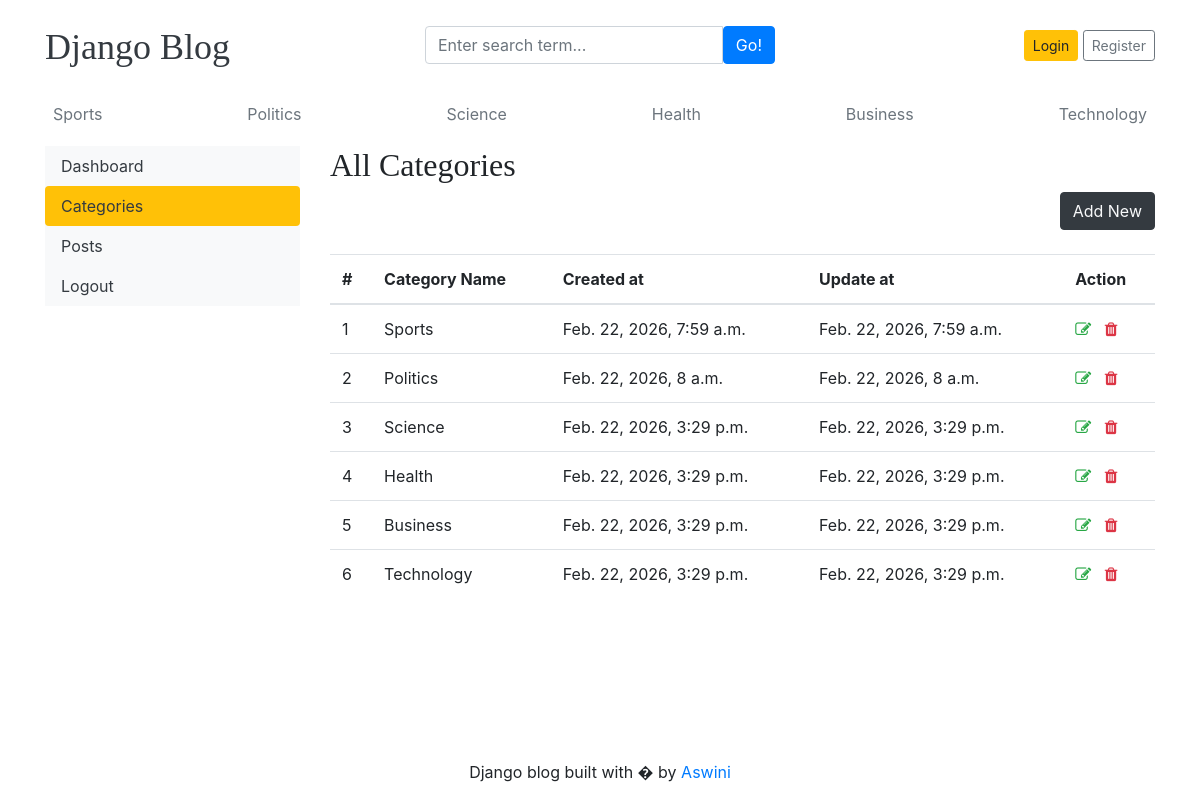
/dashboards/categories/, run on the app's committed database.
### blogs/models.py (models this page shows)
class Category(models.Model):
    category_name=models.CharField(max_length=50,unique=True)
    created_at=models.DateTimeField(auto_now_add=True)
    updated_at=models.DateTimeField(auto_now=True)
    class Meta:
        verbose_name_plural= 'categories'
    def __str__(self):
        return self.category_name

### dashboards/views.py (the view)
# urls.py: path('categories/',views.categories,name='categories'),
def categories(request):
    return render(request,'dashboard/categories.html')

### blogs/context_processors.py (called while the page is built)
def get_categories(request):
    categories=Category.objects.all()
    return dict(categories=categories)

def get_social_links(requets):
    social_links=SocialLink.objects.all()
    return dict(social_links=social_links)

### templates/dashboard/categories.html (shortened to what this page needs)
{% extends 'base.html' %}
{% block content %}
<div class="row">
{% include 'dashboard/sidebar.html' %}
<div class="col-md-9">
  <h2>All Categories</h2>
  <a href="{% url 'add_category' %}" class="btn btn-dark text-light float-right mb-4">Add New</a>
<table class="table table-hover">
  <thead>
    <tr>
      <th >#</th>
      <th >Category Name</th>
      <th >Created at</th>
      <th >Update at</th>
      <th>Action</th>
    </tr>
  </thead>
  <tbody>
    {% for cat in categories %}
    <tr>
      <td >{{forloop.counter}}</td>
      <td >{{cat}}</td>
      <td >{{cat.created_at}}</td>
      <td >{{cat.updated_at}}</td>
      <td>
        <a href="{% url 'edit_category' cat.id%}"><i class="fa fa-edit text-success"></i></a>
      <a href="{% url 'delete_category' cat.id %}"><i class="fa fa-trash text-danger"></i></a>
    </td>
    </tr>
    {% endfor %}
  </tbody>
</table>
</div>
</div>
{% endblock %}

### templates/base.html (shortened to what this page needs)
{% load static %}
<!DOCTYPE html>
<html lang="en">
<head>
    <link href="https://getbootstrap.com/docs/4.0/dist/css/bootstrap.min.css" rel="stylesheet">
    <link href="{% static 'css/blog.css' %}" rel="stylesheet">
    <link rel="stylesheet" href="https://cdnjs.cloudflare.com/ajax/libs/font-awesome/4.7.0/css/font-awesome.min.css">
  </head>
<body>
    <div class="container">
      <header class="blog-header py-3">
        <div class="row flex-nowrap justify-content-between align-items-center">
          <div class="col-4 pt-1">
            <a class="blog-header-logo text-dark" href="/">Django Blog</a>
          </div>
          <div class="col-4">
            <form action="{% url 'search' %}" method="GET">
          <div class="input-group">
                        <input class="form-control" type="text" name="keyword" value="{{keyword}}"    placeholder="Enter search term..." aria-label="Enter search term..." aria-describedby="button-search" />
                        <button  type="submit" class="btn btn-primary" id="button-search" type="button">Go!</button>
            </div>
            </form>
          </div>
          <div class="col-4 d-flex justify-content-end align-items-center">
            {% if not user.is_authenticated  %}
            <a class="btn btn-sm btn-warning" href="{% url 'login' %}">Login</a> &nbsp;
            <a class="btn btn-sm btn-outline-secondary" href="{% url 'register' %}">Register</a>
            {% else %}
            <span><a href="{% url 'dashboard' %}" class="text-dark">Dashboard</a></span>
            &emsp;
            <span><a href="{% url 'logout' %}">Logout</a></span>
            {% endif %}
          </div>
        </div>
      </header>
       <div class="nav-scroller py-1 mb-2">
        <nav class="nav d-flex justify-content-between">
          {% for cat in categories %}
          <a class="p-2 text-muted" href="{% url 'posts_by_category' cat.id %}">{{cat.category_name}}</a>
          {% endfor %}
        </nav>
      </div>
{% block content%}
{% endblock%}
 <footer class="blog-footer fixed-bottom">
  <p class="text-center">Django blog built with � by <a href="#">Aswini</a></p>
</footer>
</body>
</html>

### mainproject/static/css/blog.css (style rules this page uses)
.blog-header-logo { font-family: "Playfair Display", Georgia, "Times New Roman", serif; font-size: 2.25rem; }
h1, h2, h3, h4, h5, h6 { font-family: "Playfair Display", Georgia, "Times New Roman", serif; }

### data on the page
Category: category_name "Sports", created_at "Feb. 22, 2026, 7:59 a.m.", updated_at "Feb. 22, 2026, 7:59 a.m."
Category: category_name "Politics", created_at "Feb. 22, 2026, 8 a.m.", updated_at "Feb. 22, 2026, 8 a.m."
Category: category_name "Science", created_at "Feb. 22, 2026, 3:29 p.m.", updated_at "Feb. 22, 2026, 3:29 p.m."
Category: category_name "Health", created_at "Feb. 22, 2026, 3:29 p.m.", updated_at "Feb. 22, 2026, 3:29 p.m."
Category: category_name "Business", created_at "Feb. 22, 2026, 3:29 p.m.", updated_at "Feb. 22, 2026, 3:29 p.m."
Category: category_name "Technology", created_at "Feb. 22, 2026, 3:29 p.m.", updated_at "Feb. 22, 2026, 3:29 p.m."
